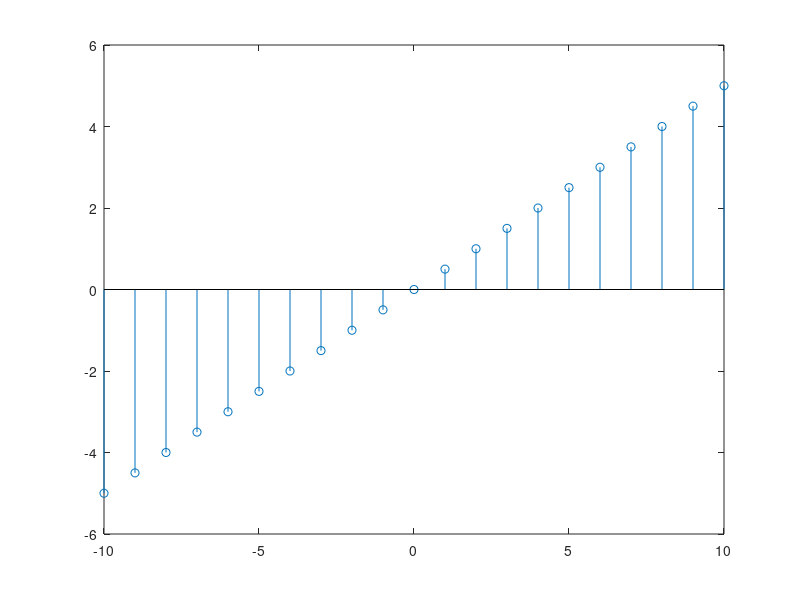

Source code (MATLAB):
%unit step
%n = -5:5;
%x = [zeros(1,8), ones(1,3)];
%stem(n,x);
%axis = ([-12 12 -1 2]);

%unit ramp
%t=-10:10;
%u = [zeros(1,10), ones(1,11)];
%r=t.*u;
%plot(t,r);
%axis = ([-12 12 - 1 2]);

n = -10:10;
x_n = 2.*(0.25).*n;
stem(n,x_n);
